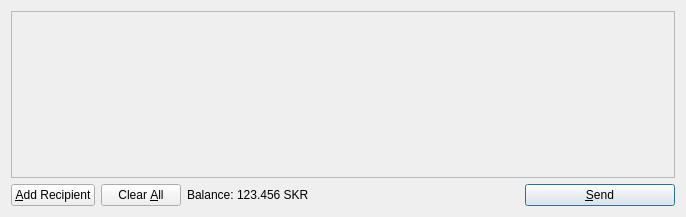
<?xml version="1.0" encoding="UTF-8"?>
<ui version="4.0">
 <class>SendCoinsDialog</class>
 <widget class="QDialog" name="SendCoinsDialog">
  <property name="geometry">
   <rect>
    <x>0</x>
    <y>0</y>
    <width>686</width>
    <height>217</height>
   </rect>
  </property>
  <property name="windowTitle">
   <string>Send Coins</string>
  </property>
  <layout class="QVBoxLayout" name="verticalLayout">
   <item>
    <widget class="QScrollArea" name="scrollArea">
     <property name="widgetResizable">
      <bool>true</bool>
     </property>
     <widget class="QWidget" name="scrollAreaWidgetContents">
      <property name="geometry">
       <rect>
        <x>0</x>
        <y>0</y>
        <width>666</width>
        <height>165</height>
       </rect>
      </property>
      <layout class="QVBoxLayout" name="verticalLayout_2">
       <property name="margin">
        <number>0</number>
       </property>
       <item>
        <layout class="QVBoxLayout" name="entries">
         <property name="spacing">
          <number>6</number>
         </property>
        </layout>
       </item>
       <item>
        <spacer name="verticalSpacer">
         <property name="orientation">
          <enum>Qt::Vertical</enum>
         </property>
         <property name="sizeHint" stdset="0">
          <size>
           <width>20</width>
           <height>40</height>
          </size>
         </property>
        </spacer>
       </item>
      </layout>
     </widget>
    </widget>
   </item>
   <item>
    <layout class="QHBoxLayout" name="horizontalLayout">
     <item>
      <widget class="QPushButton" name="addButton">
       <property name="toolTip">
        <string>Send to multiple recipients at once</string>
       </property>
       <property name="text">
        <string>&amp;Add Recipient</string>
       </property>
       <property name="icon">
        <iconset resource="../bitcoin.qrc">
         <normaloff>:/icons/add</normaloff>:/icons/add</iconset>
       </property>
       <property name="autoDefault">
        <bool>false</bool>
       </property>
      </widget>
     </item>
     <item>
      <widget class="QPushButton" name="clearButton">
       <property name="sizePolicy">
        <sizepolicy hsizetype="Minimum" vsizetype="Fixed">
         <horstretch>0</horstretch>
         <verstretch>0</verstretch>
        </sizepolicy>
       </property>
       <property name="toolTip">
        <string>Remove all transaction fields</string>
       </property>
       <property name="text">
        <string>Clear &amp;All</string>
       </property>
       <property name="icon">
        <iconset resource="../bitcoin.qrc">
         <normaloff>:/icons/remove</normaloff>:/icons/remove</iconset>
       </property>
       <property name="autoRepeatDelay">
        <number>300</number>
       </property>
       <property name="autoDefault">
        <bool>false</bool>
       </property>
      </widget>
     </item>
     <item>
      <layout class="QHBoxLayout" name="horizontalLayout_2">
       <property name="spacing">
        <number>3</number>
       </property>
       <item>
        <widget class="QLabel" name="label">
         <property name="text">
          <string>Balance:</string>
         </property>
        </widget>
       </item>
       <item>
        <widget class="QLabel" name="labelBalance">
         <property name="cursor">
          <cursorShape>IBeamCursor</cursorShape>
         </property>
         <property name="text">
          <string>123.456 SKR</string>
         </property>
         <property name="textInteractionFlags">
          <set>Qt::LinksAccessibleByMouse|Qt::TextSelectableByKeyboard|Qt::TextSelectableByMouse</set>
         </property>
        </widget>
       </item>
      </layout>
     </item>
     <item>
      <spacer name="horizontalSpacer">
       <property name="orientation">
        <enum>Qt::Horizontal</enum>
       </property>
       <property name="sizeHint" stdset="0">
        <size>
         <width>40</width>
         <height>20</height>
        </size>
       </property>
      </spacer>
     </item>
     <item>
      <widget class="QPushButton" name="sendButton">
       <property name="minimumSize">
        <size>
         <width>150</width>
         <height>0</height>
        </size>
       </property>
       <property name="toolTip">
        <string>Confirm the send action</string>
       </property>
       <property name="text">
        <string>&amp;Send</string>
       </property>
       <property name="icon">
        <iconset resource="../bitcoin.qrc">
         <normaloff>:/icons/send</normaloff>:/icons/send</iconset>
       </property>
       <property name="default">
        <bool>true</bool>
       </property>
      </widget>
     </item>
    </layout>
   </item>
  </layout>
 </widget>
 <resources>
  <include location="../bitcoin.qrc"/>
 </resources>
 <connections/>
</ui>
